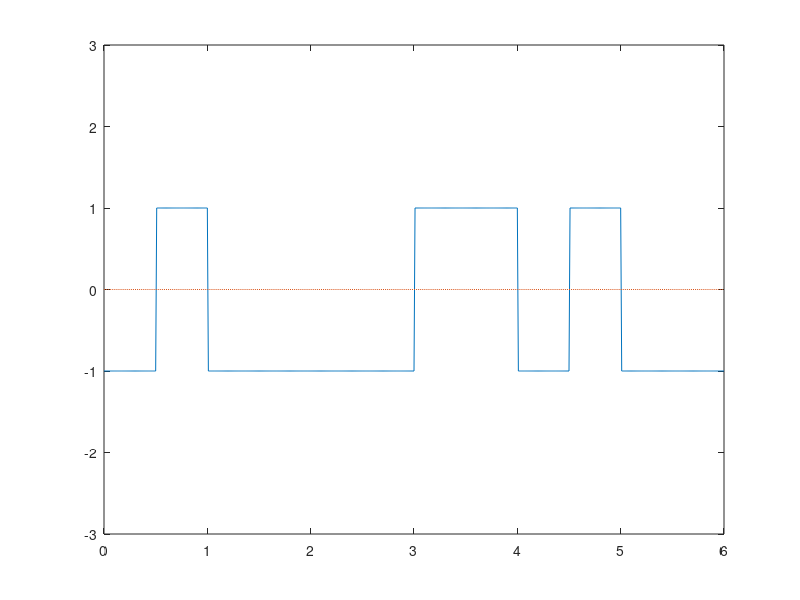

The MATLAB script that drew this image:
clear all;

bits = [1,1,1,0,0,0,1,0,1,1,1,0];
prev=1
amp=1;
amp=amp*prev;
tmp=amp;

for i = 1:length(bits)
    if(bits(i)==0) 
        amplitude(i) = amp;
        amp=amplitude(i);
    else 
        amplitude(i) = -amp;
        amp=amplitude(i);
    end
    
end
amp=tmp;


bit=length(bits);
bit_rate=2;
Time=bit/bit_rate; 

sampling_frequency = 100;
time = 0:.01:Time;

x = 1;

for i = 1:length(time)
    y(i)=0;
    y_value(i)= amplitude(x);
    if time(i)*bit_rate>=x
        x= x+1;
    end
end
     

plot(time,y_value ,time,y,':');
axis([0 Time -3 3]);


% demodulation

i=1;
in=1;
tmp=1;
for j=1:length(time)
  dm(i) = y_value(j)/amp;
  if time(j)*bit_rate>=i 
      if dm(i)==tmp
        ans_bits(in)=0;
      else 
        ans_bits(in)=1;
      end 
      disp(tmp);
      tmp=dm(i);
      i=i+1;
      in= in+1;
  end
 end


disp('Demodulation : ')
disp(bits);
disp(ans_bits)
